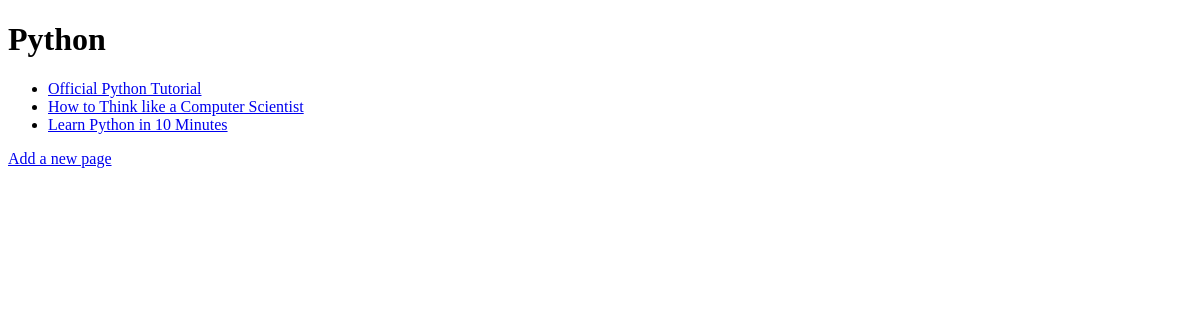
/rango/category/python/, run on an earlier commit of the app's database.
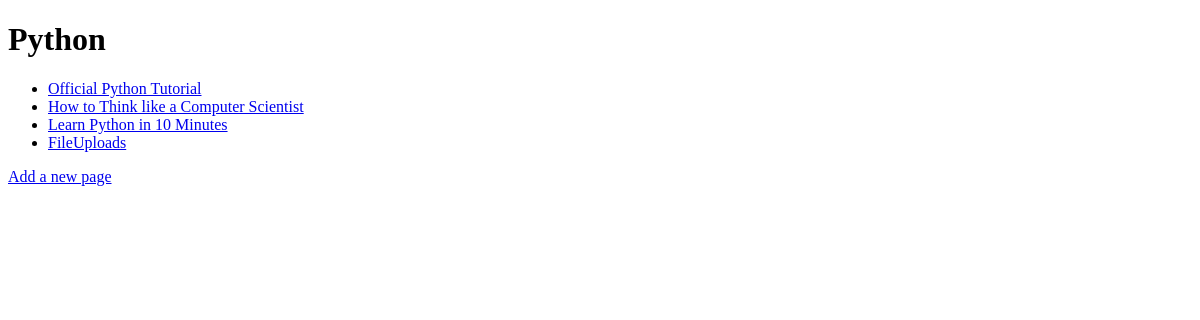
And on a later commit of the database.
### rango/models.py (models this page shows, shortened)
class Page(models.Model):
	category=models.ForeignKey(Category, on_delete= models.CASCADE)
	title=models.CharField(max_length=128)
	url=models.URLField()
	views=models.IntegerField(default=0)
	slug =models.SlugField(default='')
	class Meta:
		verbose_name_plural= "Pages"

### rango/views.py (the view)
# urls.py: url(r'^category/(?P<category_name_slug>[\w\-]+)/add_page/',views.add_page,name='add_page'),
def category(request,category_name_slug):
    context_dict = {}
    try:
        category = Category.objects.get(slug=category_name_slug)
        context_dict['category_name'] = category.name
        context_dict['category_name_slug']=category.slug
        pages = Page.objects.filter(category=category)
        context_dict['pages'] = pages
        context_dict['category'] = category
    except Category.DoesNotExist:
        pass
    return render(request, 'rango/category.html', context_dict)

### templates/rango/category.html (shortened to what this page needs)
<!DOCTYPE html>
<html>
<head>
</head>
<body>
	{% if category %}
	<h1> {{ category_name}} </h1>
	<p>
		{% if pages %}
		<ul>
			{% for page in pages %}
			<li><a href="{{ page.url }}"> {{page.title}}</a></li>
			{% endfor %}
		</ul>
		<a href="{% url 'rango:add_page' category_name_slug %}"> Add a new page</a>
		{% else %}
			<strong> No pages currently in category</strong>
		{% endif %}
	{% else %}
		The specified category {{ category_name }} does not exist
	{% endif %}
	</p>
</body>
</html>

What changed in the data, as far as the page shows it:
added Page: title "FileUploads"
